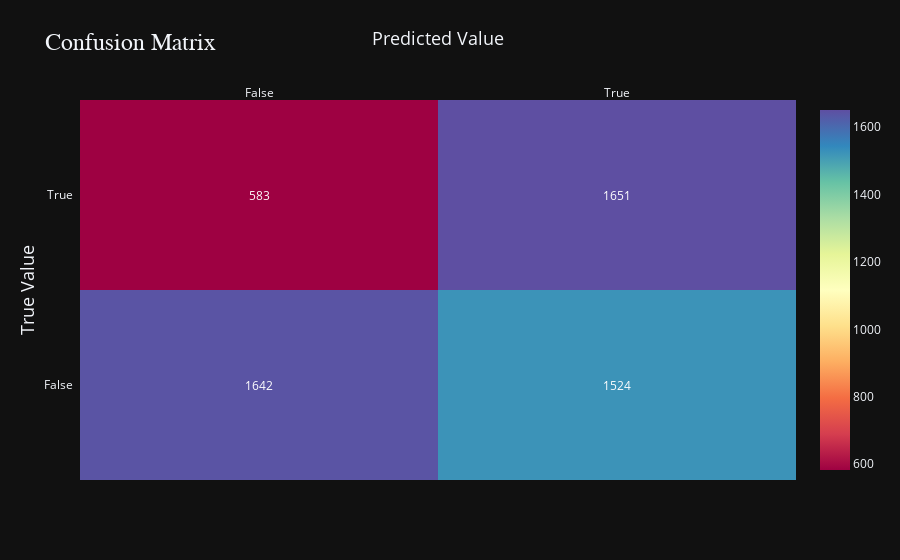

Here is the notebook cell this chart was saved with:
### Code cell
model_evaluation(y_test,y_pred)

### Figure 1 — Plotly figure (JSON) as saved in the notebook; plotly's stock layout.template omitted (floating-point values rounded to 4 significant figures)
{"data": [{"colorscale": [[0, "rgb(158,1,66)"], [0.1, "rgb(213,62,79)"], [0.2, "rgb(244,109,67)"], [0.3, "rgb(253,174,97)"], [0.4, "rgb(254,224,139)"], [0.5, "rgb(255,255,191)"], [0.6, "rgb(230,245,152)"], [0.7, "rgb(171,221,164)"], [0.8, "rgb(102,194,165)"], [0.9, "rgb(50,136,189)"], [1, "rgb(94,79,162)"]], "reversescale": false, "showscale": true, "type": "heatmap", "x": ["False", "True"], "y": ["False", "True"], "z": [[1642, 1524], [583, 1651]]}], "layout": {"annotations": [{"font": {"color": "#FFFFFF"}, "showarrow": false, "text": "1642", "x": "False", "xref": "x", "y": "False", "yref": "y"}, {"font": {"color": "#FFFFFF"}, "showarrow": false, "text": "1524", "x": "True", "xref": "x", "y": "False", "yref": "y"}, {"font": {"color": "#FFFFFF"}, "showarrow": false, "text": "583", "x": "False", "xref": "x", "y": "True", "yref": "y"}, {"font": {"color": "#FFFFFF"}, "showarrow": false, "text": "1651", "x": "True", "xref": "x", "y": "True", "yref": "y"}], "title": {"font": {"family": "Merriweather", "size": 24}, "text": "Confusion Matrix"}, "xaxis": {"dtick": 1, "gridcolor": "rgb(0, 0, 0)", "side": "top", "ticks": "", "title": {"font": {"family": "open sans", "size": 18}, "text": "Predicted Value"}}, "yaxis": {"dtick": 1, "ticks": "", "ticksuffix": "  ", "title": {"font": {"family": "open sans", "size": 18}, "text": "True Value"}}}}
